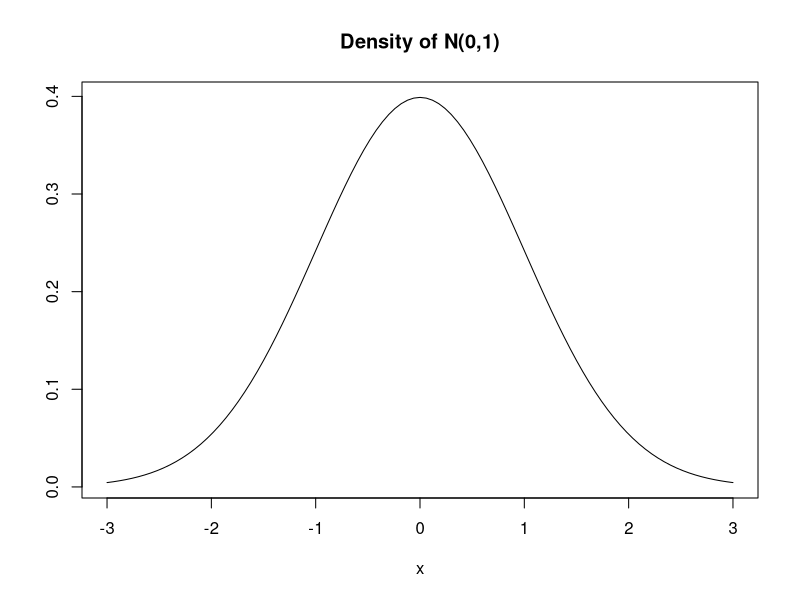
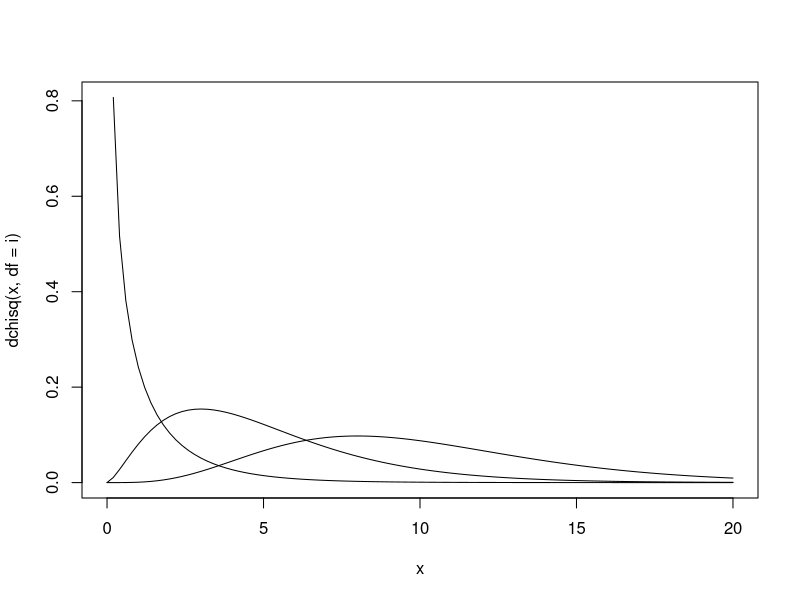

Here is the R script that generated these plots, in order:
####################################
# Statistics Distribution function #
####################################

## before distribution option
# d : probability density
# p : cumulative probability
# q : quantiles
# r : random number

## List
if(0)"
  1.  norm    | normal distribution
  2.  exp     | exponential distribution
  3.  gamma   | gamma distribution
  4.  pois    | poison distribution
  5.  weibull | weibull distribution
  6.  cauchy  | cauchy distribution
  7.  beta    | beta distribution
  8.  t       | student's t distribution
  9.  f       | Ficher's F distribution
  10. chisq   | chisqure distribution
  11. binom   | binomial distribution
  12. geom    | geometric distribution
  13. hyper   | hypergeometric distribution
  14. logis   | logistic distribution
  15. lborm   | log normal distribution
  16. nbinom  | negative binomial distribution
  17. unif    | uniform distribution
  18. wilcox  | Wilcoxon rank sum
  19. sigrank | Wilcoxon signed rank
"

## example

## standard normal distribution
curve(dnorm(x), from = -3, to = 3, main = "Density of N(0,1)", ylab="")

## Chisqure distribution
d <- c(1,5,10)
dev.off() # delete recent plot
for(i in d) curve(dchisq(x,df=i),0,20,add=TRUE)
